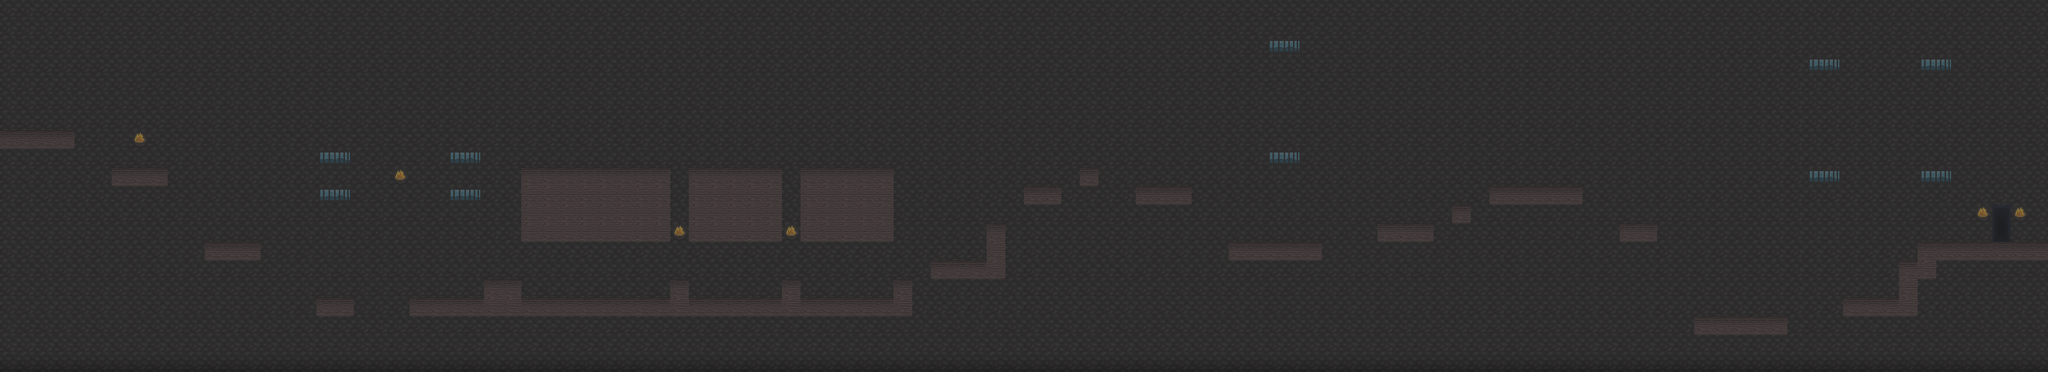

Below is a game level as drawn by its tile map, then a one-line description and the .tmx file that defines it, in full:
An orthogonal 110x20 tile map with 40x40 px tiles, 1 tile layer (1) and 7 objects (7x enemy).

<map version="1.0" orientation="orthogonal" renderorder="left-up" width="110" height="20" tilewidth="40" tileheight="40" nextobjectid="10">
 <tileset firstgid="1" name="tileset" tilewidth="40" tileheight="40">
  <image source="../images/mapTS.png" width="320" height="120" />
 </tileset>
 <layer name="1" width="110" height="20">
  <data encoding="csv">
11,11,11,11,11,11,11,11,11,11,11,11,11,11,11,11,11,11,11,11,11,11,11,11,11,11,11,11,11,11,11,11,11,11,11,11,11,11,11,11,11,11,11,11,11,11,11,11,11,11,11,11,11,11,11,11,11,11,11,11,11,11,11,11,11,11,11,11,11,11,11,11,11,11,11,11,11,11,11,11,11,11,11,11,11,11,11,11,11,11,11,11,11,11,11,11,11,11,11,11,11,11,11,11,11,11,11,11,11,11,
11,11,11,11,11,11,11,11,11,11,11,11,11,11,11,11,11,11,11,11,11,11,11,11,11,11,11,11,11,11,11,11,11,11,11,11,11,11,11,11,11,11,11,11,11,11,11,11,11,11,11,11,11,11,11,11,11,11,11,11,11,11,11,11,11,11,11,11,11,11,11,11,11,11,11,11,11,11,11,11,11,11,11,11,11,11,11,11,11,11,11,11,11,11,11,11,11,11,11,11,11,11,11,11,11,11,11,11,11,11,
11,11,11,11,11,11,11,11,11,11,11,11,11,11,11,11,11,11,11,11,11,11,11,11,11,11,11,11,11,11,11,11,11,11,11,11,11,11,11,11,11,11,11,11,11,11,11,11,11,11,11,11,11,11,11,11,11,11,11,11,11,11,11,11,11,11,11,11,13,14,11,11,11,11,11,11,11,11,11,11,11,11,11,11,11,11,11,11,11,11,11,11,11,11,11,11,11,11,11,11,11,11,11,11,11,11,11,11,11,11,
11,11,11,11,11,11,11,11,11,11,11,11,11,11,11,11,11,11,11,11,11,11,11,11,11,11,11,11,11,11,11,11,11,11,11,11,11,11,11,11,11,11,11,11,11,11,11,11,11,11,11,11,11,11,11,11,11,11,11,11,11,11,11,11,11,11,11,11,11,11,11,11,11,11,11,11,11,11,11,11,11,11,11,11,11,11,11,11,11,11,11,11,11,11,11,11,11,13,14,11,11,11,11,13,14,11,11,11,11,11,
11,11,11,11,11,11,11,11,11,11,11,11,11,11,11,11,11,11,11,11,11,11,11,11,11,11,11,11,11,11,11,11,11,11,11,11,11,11,11,11,11,11,11,11,11,11,11,11,11,11,11,11,11,11,11,11,11,11,11,11,11,11,11,11,11,11,11,11,11,11,11,11,11,11,11,11,11,11,11,11,11,11,11,11,11,11,11,11,11,11,11,11,11,11,11,11,11,11,11,11,11,11,11,11,11,11,11,11,11,11,
11,11,11,11,11,11,11,11,11,11,11,11,11,11,11,11,11,11,11,11,11,11,11,11,11,11,11,11,11,11,11,11,11,11,11,11,11,11,11,11,11,11,11,11,11,11,11,11,11,11,11,11,11,11,11,11,11,11,11,11,11,11,11,11,11,11,11,11,11,11,11,11,11,11,11,11,11,11,11,11,11,11,11,11,11,11,11,11,11,11,11,11,11,11,11,11,11,11,11,11,11,11,11,11,11,11,11,11,11,11,
11,11,11,11,11,11,11,11,11,11,11,11,11,11,11,11,11,11,11,11,11,11,11,11,11,11,11,11,11,11,11,11,11,11,11,11,11,11,11,11,11,11,11,11,11,11,11,11,11,11,11,11,11,11,11,11,11,11,11,11,11,11,11,11,11,11,11,11,11,11,11,11,11,11,11,11,11,11,11,11,11,11,11,11,11,11,11,11,11,11,11,11,11,11,11,11,11,11,11,11,11,11,11,11,11,11,11,11,11,11,
9,9,9,9,11,11,11,12,11,11,11,11,11,11,11,11,11,11,11,11,11,11,11,11,11,11,11,11,11,11,11,11,11,11,11,11,11,11,11,11,11,11,11,11,11,11,11,11,11,11,11,11,11,11,11,11,11,11,11,11,11,11,11,11,11,11,11,11,11,11,11,11,11,11,11,11,11,11,11,11,11,11,11,11,11,11,11,11,11,11,11,11,11,11,11,11,11,11,11,11,11,11,11,11,11,11,11,11,11,11,
11,11,11,11,11,11,11,11,11,11,11,11,11,11,11,11,11,13,14,11,11,11,11,11,13,14,11,11,11,11,11,11,11,11,11,11,11,11,11,11,11,11,11,11,11,11,11,11,11,11,11,11,11,11,11,11,11,11,11,11,11,11,11,11,11,11,11,11,13,14,11,11,11,11,11,11,11,11,11,11,11,11,11,11,11,11,11,11,11,11,11,11,11,11,11,11,11,11,11,11,11,11,11,11,11,11,11,11,11,11,
11,11,11,11,11,11,9,9,9,11,11,11,11,11,11,11,11,11,11,11,11,12,11,11,11,11,11,11,9,9,9,9,9,9,9,9,11,9,9,9,9,9,11,9,9,9,9,9,11,11,11,11,11,11,11,11,11,11,9,11,11,11,11,11,11,11,11,11,11,11,11,11,11,11,11,11,11,11,11,11,11,11,11,11,11,11,11,11,11,11,11,11,11,11,11,11,11,13,14,11,11,11,11,13,14,11,11,11,11,11,
11,11,11,11,11,11,11,11,11,11,11,11,11,11,11,11,11,13,14,11,11,11,11,11,13,14,11,11,10,10,10,10,10,10,10,10,11,10,10,10,10,10,11,10,10,10,10,10,11,11,11,11,11,11,11,9,9,11,11,11,11,9,9,9,11,11,11,11,11,11,11,11,11,11,11,11,11,11,11,11,9,9,9,9,9,11,11,11,11,11,11,11,11,11,11,11,11,11,11,11,11,11,11,11,11,11,11,11,11,11,
11,11,11,11,11,11,11,11,11,11,11,11,11,11,11,11,11,11,11,11,11,11,11,11,11,11,11,11,10,10,10,10,10,10,10,10,11,10,10,10,10,10,11,10,10,10,10,10,11,11,11,11,11,11,11,11,11,11,11,11,11,11,11,11,11,11,11,11,11,11,11,11,11,11,11,11,11,11,9,11,11,11,11,11,11,11,11,11,11,11,11,11,11,11,11,11,11,11,11,11,11,11,11,11,11,11,12,7,12,11,
11,11,11,11,11,11,11,11,11,11,11,11,11,11,11,11,11,11,11,11,11,11,11,11,11,11,11,11,10,10,10,10,10,10,10,10,12,10,10,10,10,10,12,10,10,10,10,10,11,11,11,11,11,9,11,11,11,11,11,11,11,11,11,11,11,11,11,11,11,11,11,11,11,11,9,9,9,11,11,11,11,11,11,11,11,11,11,9,9,11,11,11,11,11,11,11,11,11,11,11,11,11,11,11,11,11,11,6,11,11,
11,11,11,11,11,11,11,11,11,11,11,9,9,9,11,11,11,11,11,11,11,11,11,11,11,11,11,11,11,11,11,11,11,11,11,11,11,11,11,11,11,11,11,11,11,11,11,11,11,11,11,11,11,10,11,11,11,11,11,11,11,11,11,11,11,11,9,9,9,9,9,11,11,11,11,11,11,11,11,11,11,11,11,11,11,11,11,11,11,11,11,11,11,11,11,11,11,11,11,11,11,11,11,9,9,9,9,9,9,9,
11,11,11,11,11,11,11,11,11,11,11,11,11,11,11,11,11,11,11,11,11,11,11,11,11,11,11,11,11,11,11,11,11,11,11,11,11,11,11,11,11,11,11,11,11,11,11,11,11,11,9,9,9,10,11,11,11,11,11,11,11,11,11,11,11,11,11,11,11,11,11,11,11,11,11,11,11,11,11,11,11,11,11,11,11,11,11,11,11,11,11,11,11,11,11,11,11,11,11,11,11,11,9,10,11,11,11,11,11,11,
11,11,11,11,11,11,11,11,11,11,11,11,11,11,11,11,11,11,11,11,11,11,11,11,11,11,9,9,11,11,11,11,11,11,11,11,9,11,11,11,11,11,9,11,11,11,11,11,9,11,11,11,11,11,11,11,11,11,11,11,11,11,11,11,11,11,11,11,11,11,11,11,11,11,11,11,11,11,11,11,11,11,11,11,11,11,11,11,11,11,11,11,11,11,11,11,11,11,11,11,11,11,10,11,11,11,11,11,11,11,
11,11,11,11,11,11,11,11,11,11,11,11,11,11,11,11,11,9,9,11,11,11,9,9,9,9,10,10,9,9,9,9,9,9,9,9,10,9,9,9,9,9,10,9,9,9,9,9,10,11,11,11,11,11,11,11,11,11,11,11,11,11,11,11,11,11,11,11,11,11,11,11,11,11,11,11,11,11,11,11,11,11,11,11,11,11,11,11,11,11,11,11,11,11,11,11,11,11,11,9,9,9,10,11,11,11,11,11,11,11,
11,11,11,11,11,11,11,11,11,11,11,11,11,11,11,11,11,11,11,11,11,11,11,11,11,11,11,11,11,11,11,11,11,11,11,11,11,11,11,11,11,11,11,11,11,11,11,11,11,11,11,11,11,11,11,11,11,11,11,11,11,11,11,11,11,11,11,11,11,11,11,11,11,11,11,11,11,11,11,11,11,11,11,11,11,11,11,11,11,11,11,9,9,9,9,9,11,11,11,11,11,11,11,11,11,11,11,11,11,11,
11,11,11,11,11,11,11,11,11,11,11,11,11,11,11,11,11,11,11,11,11,11,11,11,11,11,11,11,11,11,11,11,11,11,11,11,11,11,11,11,11,11,11,11,11,11,11,11,11,11,11,11,11,11,11,11,11,11,11,11,11,11,11,11,11,11,11,11,11,11,11,11,11,11,11,11,11,11,11,11,11,11,11,11,11,11,11,11,11,11,11,11,11,11,11,11,11,11,11,11,11,11,11,11,11,11,11,11,11,11,
15,15,15,15,15,15,15,15,15,15,15,15,15,15,15,15,15,15,15,15,15,15,15,15,15,15,15,15,15,15,15,15,15,15,15,15,15,15,15,15,15,15,15,15,15,15,15,15,15,15,15,15,15,15,15,15,15,15,15,15,15,15,15,15,15,15,15,15,15,15,15,15,15,15,15,15,15,15,15,15,15,15,15,15,15,15,15,15,15,15,15,15,15,15,15,15,15,15,15,15,15,15,15,15,15,15,15,15,15,15
</data>
 </layer>
 <objectgroup name="objects">
  <object id="1" name="rat" type="enemy" x="1276" y="600" width="120" height="39" />
  <object id="2" name="rat" type="enemy" x="1785" y="602.5" width="120" height="39" />
  <object id="3" name="bat" type="enemy" x="3623" y="362" width="24" height="19" />
  <object id="5" name="bat" type="enemy" x="3926" y="304.5" width="24" height="19" />
  <object id="6" name="rat" type="enemy" x="3713" y="638.5" width="120" height="39" />
  <object id="7" name="bat" type="enemy" x="4336" y="402.5" width="24" height="19" />
  <object id="8" name="heart" type="enemy" x="1537.33" y="586.667" width="82.6667" height="46.6667" />
 </objectgroup>
</map>
